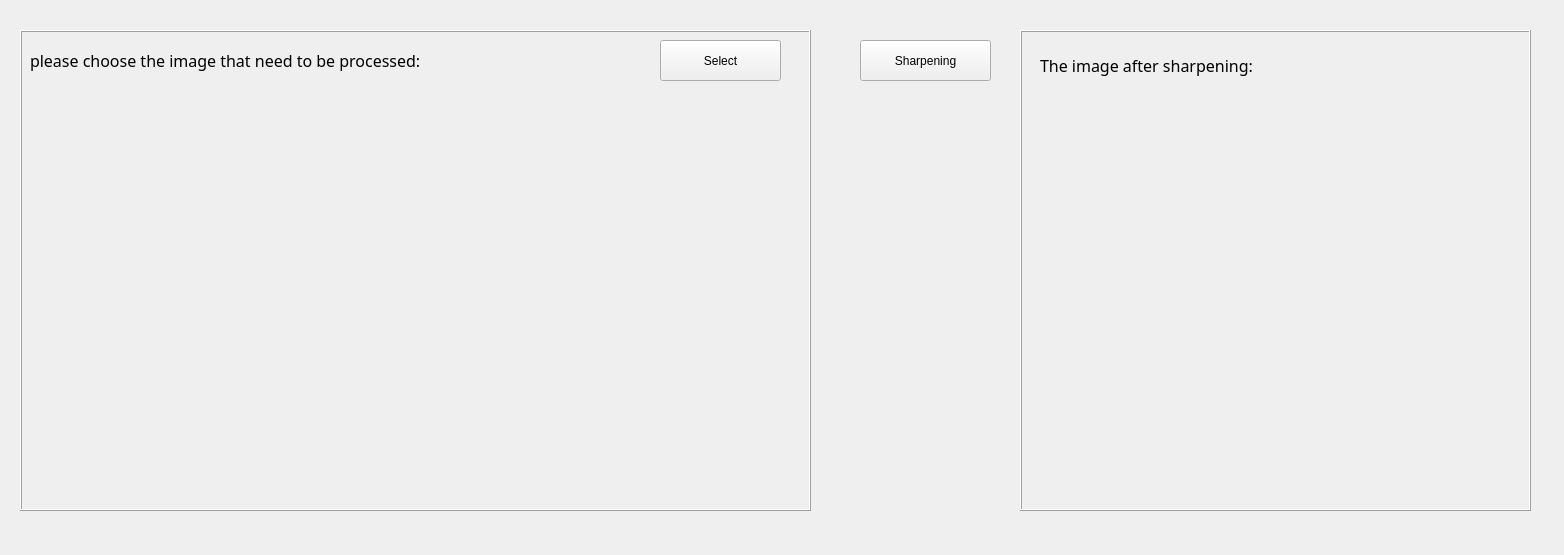
<?xml version="1.0" encoding="UTF-8"?>
<ui version="4.0">
 <class>Form</class>
 <widget class="QWidget" name="Form">
  <property name="geometry">
   <rect>
    <x>0</x>
    <y>0</y>
    <width>1564</width>
    <height>555</height>
   </rect>
  </property>
  <property name="windowTitle">
   <string>Form</string>
  </property>
  <widget class="QPushButton" name="B_sharpening">
   <property name="geometry">
    <rect>
     <x>860</x>
     <y>40</y>
     <width>131</width>
     <height>41</height>
    </rect>
   </property>
   <property name="text">
    <string>Sharpening</string>
   </property>
  </widget>
  <widget class="QFrame" name="F_ShowBefore">
   <property name="geometry">
    <rect>
     <x>20</x>
     <y>30</y>
     <width>791</width>
     <height>481</height>
    </rect>
   </property>
   <property name="frameShape">
    <enum>QFrame::Box</enum>
   </property>
   <property name="frameShadow">
    <enum>QFrame::Raised</enum>
   </property>
   <widget class="QLabel" name="L_note1">
    <property name="geometry">
     <rect>
      <x>10</x>
      <y>0</y>
      <width>641</width>
      <height>61</height>
     </rect>
    </property>
    <property name="font">
     <font>
      <family>SimSun-ExtB</family>
      <pointsize>12</pointsize>
     </font>
    </property>
    <property name="text">
     <string>please choose the image that need to be processed:</string>
    </property>
   </widget>
   <widget class="QPushButton" name="B_select">
    <property name="geometry">
     <rect>
      <x>640</x>
      <y>10</y>
      <width>121</width>
      <height>41</height>
     </rect>
    </property>
    <property name="text">
     <string>Select</string>
    </property>
   </widget>
   <widget class="QLabel" name="L_ShowPic">
    <property name="geometry">
     <rect>
      <x>30</x>
      <y>60</y>
      <width>311</width>
      <height>311</height>
     </rect>
    </property>
    <property name="text">
     <string/>
    </property>
   </widget>
  </widget>
  <widget class="QFrame" name="F_ShowAfter">
   <property name="geometry">
    <rect>
     <x>1020</x>
     <y>30</y>
     <width>511</width>
     <height>481</height>
    </rect>
   </property>
   <property name="frameShape">
    <enum>QFrame::Box</enum>
   </property>
   <property name="frameShadow">
    <enum>QFrame::Raised</enum>
   </property>
   <widget class="QLabel" name="label">
    <property name="geometry">
     <rect>
      <x>20</x>
      <y>10</y>
      <width>351</width>
      <height>51</height>
     </rect>
    </property>
    <property name="font">
     <font>
      <family>SimSun-ExtB</family>
      <pointsize>12</pointsize>
     </font>
    </property>
    <property name="text">
     <string>The image after sharpening:</string>
    </property>
   </widget>
   <widget class="QLabel" name="L_ShowAfter">
    <property name="geometry">
     <rect>
      <x>30</x>
      <y>60</y>
      <width>311</width>
      <height>311</height>
     </rect>
    </property>
    <property name="text">
     <string/>
    </property>
   </widget>
  </widget>
  <zorder>F_ShowAfter</zorder>
  <zorder>F_ShowBefore</zorder>
  <zorder>B_sharpening</zorder>
 </widget>
 <resources/>
 <connections>
  <connection>
   <sender>B_select</sender>
   <signal>clicked()</signal>
   <receiver>Form</receiver>
   <slot>getImage_click()</slot>
   <hints>
    <hint type="sourcelabel">
     <x>460</x>
     <y>43</y>
    </hint>
    <hint type="destinationlabel">
     <x>327</x>
     <y>165</y>
    </hint>
   </hints>
  </connection>
  <connection>
   <sender>B_sharpening</sender>
   <signal>clicked()</signal>
   <receiver>Form</receiver>
   <slot>sharpening_click()</slot>
   <hints>
    <hint type="sourcelabel">
     <x>699</x>
     <y>63</y>
    </hint>
    <hint type="destinationlabel">
     <x>745</x>
     <y>135</y>
    </hint>
   </hints>
  </connection>
 </connections>
 <slots>
  <slot>getImage_click()</slot>
  <slot>sharpening_click()</slot>
 </slots>
</ui>
